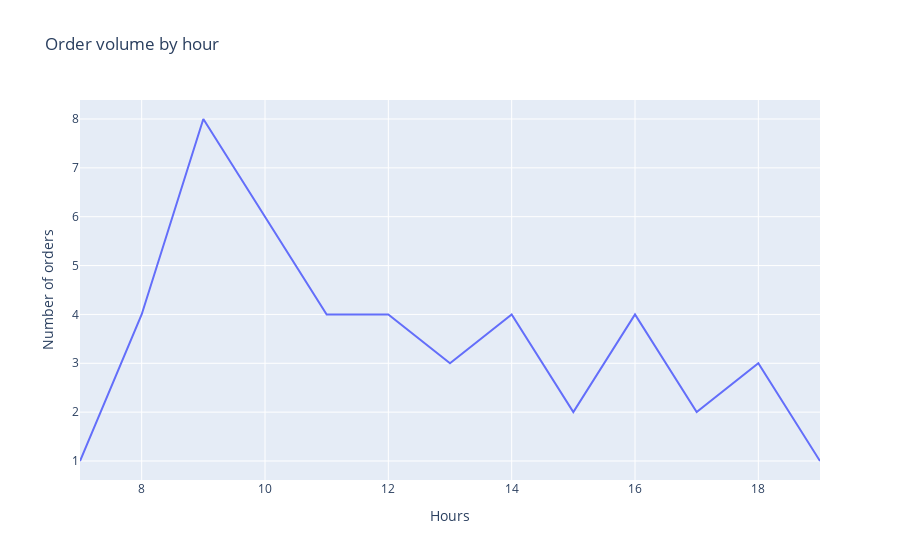

This figure's notebook cell:
### Markdown cell above
- which hours has many orders volume and hours has less?

### Code cell
hourly = df.groupby('hour').agg(order_count=('order_id', 'count')).reset_index()

fig = px.line(hourly, x='hour', y='order_count', title='Order volume by hour')
fig.update_xaxes(title_text="Hours")
fig.update_yaxes(title_text="Number of orders")
fig.show()

save_fig(fig, FIGS / "orders_by_hours.png")

### Figure 1 — Plotly figure (JSON) as saved in the notebook; plotly's stock layout.template omitted (floating-point values rounded to 4 significant figures)
{"data": [{"hovertemplate": "hour=%{x}<br>order_count=%{y}<extra></extra>", "legendgroup": "", "line": {"color": "#636efa", "dash": "solid"}, "marker": {"symbol": "circle"}, "mode": "lines", "name": "", "orientation": "v", "showlegend": false, "type": "scatter", "x": [7.0, 8.0, 9.0, 10.0, 11.0, 12.0, 13.0, 14.0, 15.0, 16.0, 17.0, 18.0, 19.0], "xaxis": "x", "y": [1, 4, 8, 6, 4, 4, 3, 4, 2, 4, 2, 3, 1], "yaxis": "y"}], "layout": {"legend": {"tracegroupgap": 0}, "title": {"text": "Order volume by hour"}, "xaxis": {"anchor": "y", "domain": [0, 1], "title": {"text": "Hours"}}, "yaxis": {"anchor": "x", "domain": [0, 1], "title": {"text": "Number of orders"}}}}
